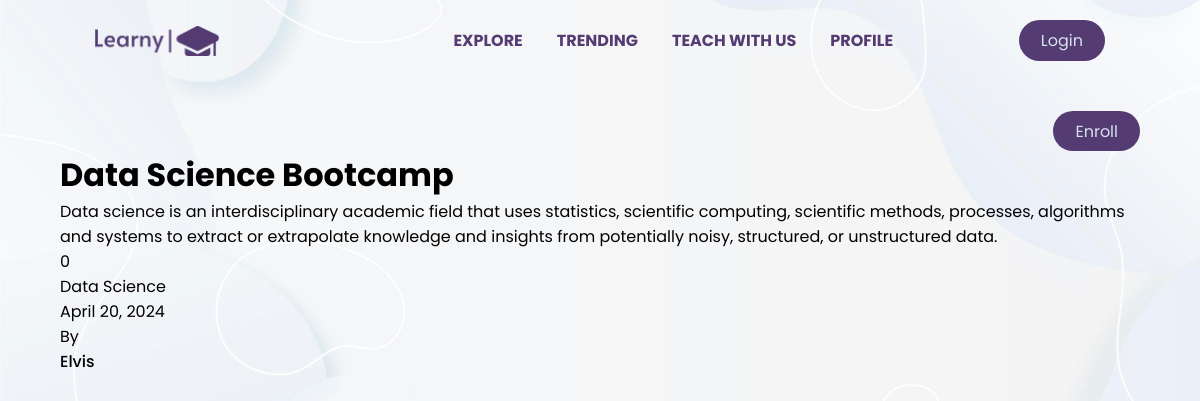
The page /workshop/workshop_detail/data-science-bootcamp/ on the database its author committed.
### workshop/models.py (models this page shows, shortened)
class Workshop(models.Model):
    name = models.CharField(max_length=120)
    shortdescription = models.CharField(max_length=400)
    description = models.TextField(max_length=2000)
    date = models.DateField(auto_now_add=True)
    image = models.ImageField(upload_to="workshopimages",default="defaultw")#
    students_in_workshop = models.IntegerField() #
    workshopcategory = models.ForeignKey(WorkshopCategory, on_delete=models.CASCADE) #r
    difficulty_choices = models.TextChoices("difficulty_choices","Easy Intermediate Difficult")
    difficulty = models.CharField(choices=difficulty_choices,max_length=50)
    paid = models.BooleanField(default=False)
    instructor = models.ForeignKey(Instructor, on_delete=models.CASCADE)#r
    workshopslug = models.SlugField()
    price = models.IntegerField()

class WorkshopCategory(models.Model):
    name = models.CharField(max_length=200)
    workshopcategoryslug = models.SlugField()
    class Meta:
        verbose_name_plural = "WorkshopCategories"
    def __str__(self):
        return self.name

class Instructor(models.Model):#
    name = models.CharField(max_length=120)
    role = models.CharField(max_length=120)
    qualification = models.CharField(max_length=200)
    def __str__(self):
        return self.name

### workshop/views.py (the view)
# urls.py: path('workshop_detail/<slug:slugworkshop>/',views.workshop_detail,name='workshop_detail'),
def workshop_detail(request,slugworkshop):
    workshop = Workshop.objects.get(workshopslug=slugworkshop)
    ctx = {"workshop":workshop}
    return render(request,"workshop/workshop_detail.html",context=ctx)

### workshop/templates/workshop/workshop_detail.html (shortened to what this page needs)
{% extends "base.html" %}
{% load static %}
{% block body %}
<div class="workshops container"style="margin-top:30px">
    <div class="workshop-related" style="display:flex; justify-content:space-between">
 <a href="" class="btn" style=" font-size:medium; height:40px;" >Enroll</a>
</div>
    <h1>{{workshop.name}}</h1>
    <p>{{workshop.description}}</p>
    <p>{{workshop.price}}</p>
    <p>{{workshop.workshopcategory}} </p>
    <span>{{workshop.date}}</span>
    <p>By</p>
    <span style="display:block; font-weight:500">{{workshop.instructor}}</span>
</div>
{% endblock  %}

### static/style.css (style rules this page uses)
* { margin: 0; padding: 0; box-sizing: border-box; font-family: "Poppins", sans-serif; list-style: none; text-decoration: none; }
body { background-color: aliceblue; background-image: url(board5.jpg); background-size: cover; background-position: center; }
.container { max-width: 1080px; margin-right: auto; margin-left: auto; }
.btn { padding: 8px 22px; background-color:rgb(84, 59, 114) ; color: rgb(213, 227, 239); border-radius: 5rem; }
a { text-decoration: none; }

### rows shown on the page
Workshop: name "Data Science Bootcamp", description "Data science is an interdisciplinary academic field that uses statistics, scientific computing, scientific methods, processes, algorithms and systems to extract or extrapolate knowledge and insights from potentially noisy, structured, or unstructured data.", price "0", workshopcategory "Data Science", date "April 20, 2024", instructor "Elvis"
